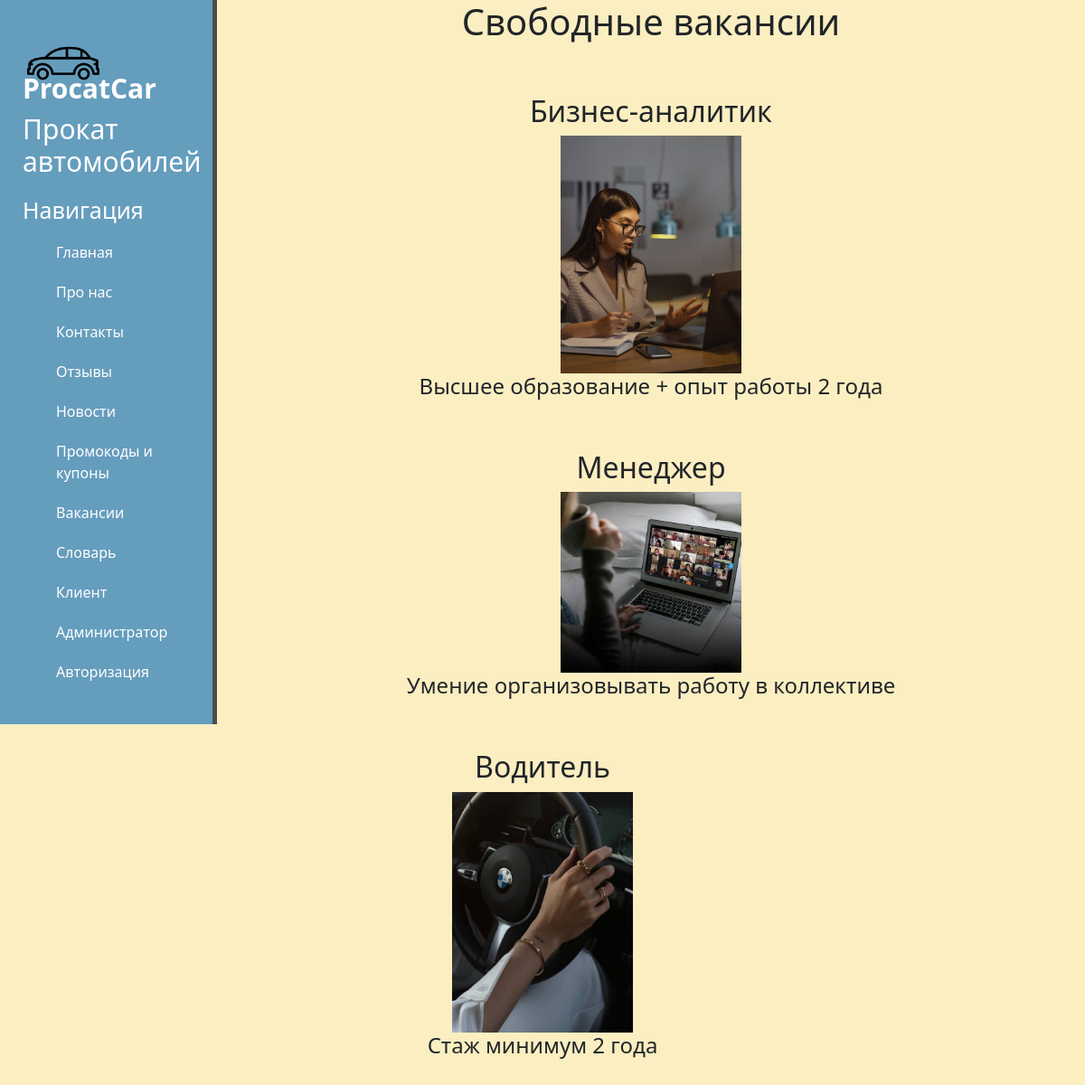
The page /vac/ on the database its author committed.
### ProcatCar/models.py (models this page shows, shortened)
class Vac(models.Model):
    contactimg = models.ImageField('Картинка', upload_to='static', default=True)
    vac = models.CharField('Название', max_length=100)
    vacopis = models.CharField('Полное описание', max_length=300)

### ProcatCar/views.py (the view)
# urls.py: path('vac/', views.vac, name='vac'),
def vac(request):
    vacs = Vac.objects.all()
    if vacs.exists():
        for vac in vacs:
            logging.info(f'vac_info: {vac.vac}')
    else:
        logging.warning('Вакансии не найдены')
    return render(request, 'vac.html', {'vacs': vacs})

### ProcatCar/context_processors.py (called while the page is built)
def is_seller(request):
    if request.user.is_authenticated:
        is_seller = Seller.objects.filter(user=request.user).exists()
    else:
        is_seller = False
    return {'is_seller': is_seller}

def is_customer(request):
    if request.user.is_authenticated:
        is_customer = Customer.objects.filter(user=request.user).exists()
    else:
        is_customer = False
    return {'is_customer': is_customer}

### ProcatCar/templates/vac.html (shortened to what this page needs)
{% extends 'layout.html' %}
{% block urlContent %}
<div class="features" style="text-align: center;">
    <h1>Свободные вакансии</h1><br><br>
    {% for vac in vacs %}
        <h2>{{ vac.vac }}</h2>
        <img width="200" src="{{ vac.contactimg.url }}"></img>
        <h4>{{ vac.vacopis }}</h4><br><br>
    {% endfor %}
</div>
{% endblock %}

### ProcatCar/static/ProcatCar/css/ProcatCar.css (style rules this page uses)
body { background: #fbeec1; }

### rows shown on the page
Vac: vac "Бизнес-аналитик", contactimg (picture), vacopis "Высшее образование + опыт работы 2 года"
Vac: vac "Менеджер", contactimg (picture), vacopis "Умение организовывать работу в коллективе"
Vac: vac "Водитель", contactimg (picture), vacopis "Стаж минимум 2 года"
